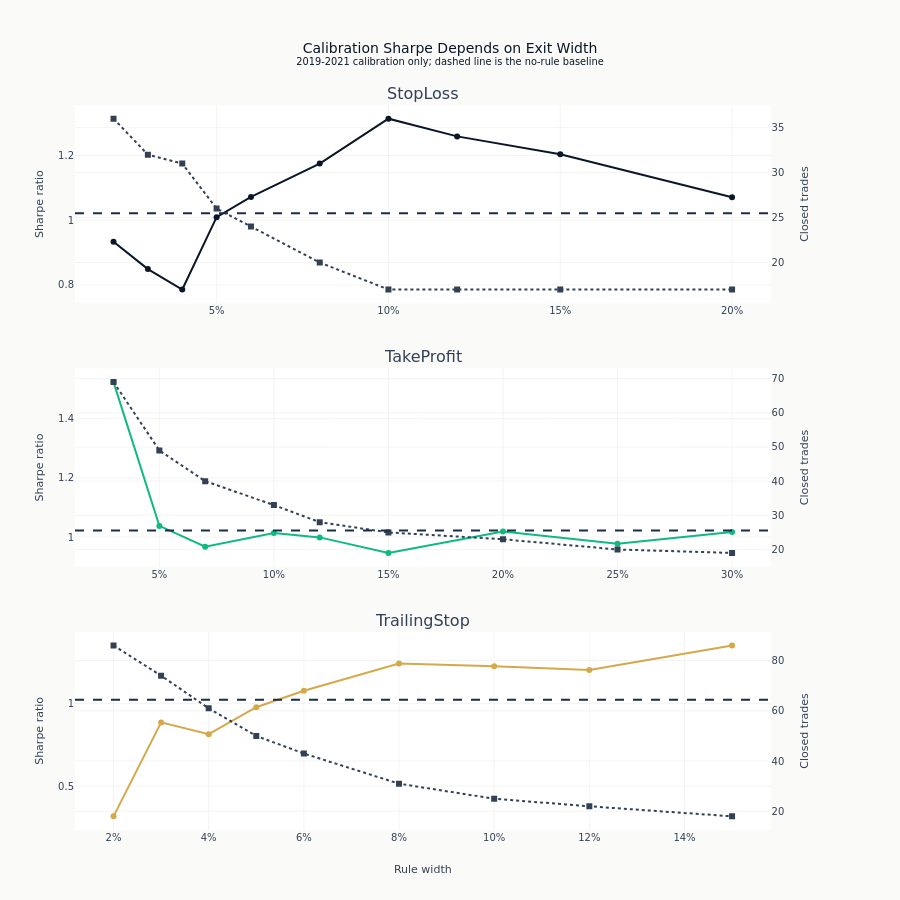

The code cell stored with this chart in its notebook:
### Code cell
fig = make_subplots(
    rows=3,
    cols=1,
    specs=[[{"secondary_y": True}] for _ in range(3)],
    subplot_titles=["StopLoss", "TakeProfit", "TrailingStop"],
    vertical_spacing=0.09,
)
for row, (sweep, name, color) in enumerate(
    [
        (sl_results, "StopLoss", COLORS["blue"]),
        (tp_results, "TakeProfit", COLORS["positive"]),
        (trail_results, "TrailingStop", COLORS["amber"]),
    ],
    start=1,
):
    add_sweep_panel(fig, row, sweep, name, color)
    fig.update_xaxes(
        title_text="Rule width" if row == 3 else None, tickformat=".0%", row=row, col=1
    )
    fig.update_yaxes(title_text="Sharpe ratio", secondary_y=False, row=row, col=1)
    fig.update_yaxes(title_text="Closed trades", secondary_y=True, row=row, col=1)
fig.update_layout(
    height=900,
    margin={"l": 75, "r": 85, "t": 105, "b": 70},
    title=(
        "Calibration Sharpe Depends on Exit Width"
        "<br><sup>2019-2021 calibration only; dashed line is the no-rule baseline</sup>"
    ),
    showlegend=False,
)
fig.show()

### Figure 1 — Plotly figure (JSON) as saved in the notebook; plotly's stock layout.template omitted (floating-point values rounded to 4 significant figures)
{"data": [{"line": {"color": "#0a1628"}, "mode": "lines+markers", "name": "StopLoss Sharpe", "type": "scatter", "x": [0.02, 0.03, 0.04, 0.05, 0.06, 0.08, 0.1, 0.12, 0.15, 0.2], "xaxis": "x", "y": [0.9333, 0.8486, 0.7854, 1.009, 1.072, 1.175, 1.314, 1.259, 1.204, 1.071], "yaxis": "y"}, {"line": {"color": "#334155", "dash": "dot"}, "marker": {"symbol": "square"}, "mode": "lines+markers", "name": "StopLoss closed trades", "type": "scatter", "x": [0.02, 0.03, 0.04, 0.05, 0.06, 0.08, 0.1, 0.12, 0.15, 0.2], "xaxis": "x", "y": [36, 32, 31, 26, 24, 20, 17, 17, 17, 17], "yaxis": "y2"}, {"line": {"color": "#10b981"}, "mode": "lines+markers", "name": "TakeProfit Sharpe", "type": "scatter", "x": [0.03, 0.05, 0.07, 0.1, 0.12, 0.15, 0.2, 0.25, 0.3], "xaxis": "x2", "y": [1.524, 1.038, 0.9671, 1.013, 0.9987, 0.9462, 1.018, 0.9769, 1.017], "yaxis": "y3"}, {"line": {"color": "#334155", "dash": "dot"}, "marker": {"symbol": "square"}, "mode": "lines+markers", "name": "TakeProfit closed trades", "type": "scatter", "x": [0.03, 0.05, 0.07, 0.1, 0.12, 0.15, 0.2, 0.25, 0.3], "xaxis": "x2", "y": [69, 49, 40, 33, 28, 25, 23, 20, 19], "yaxis": "y4"}, {"line": {"color": "#D4A84B"}, "mode": "lines+markers", "name": "TrailingStop Sharpe", "type": "scatter", "x": [0.02, 0.03, 0.04, 0.05, 0.06, 0.08, 0.1, 0.12, 0.15], "xaxis": "x3", "y": [0.3176, 0.8851, 0.814, 0.977, 1.077, 1.241, 1.225, 1.201, 1.35], "yaxis": "y5"}, {"line": {"color": "#334155", "dash": "dot"}, "marker": {"symbol": "square"}, "mode": "lines+markers", "name": "TrailingStop closed trades", "type": "scatter", "x": [0.02, 0.03, 0.04, 0.05, 0.06, 0.08, 0.1, 0.12, 0.15], "xaxis": "x3", "y": [86, 74, 61, 50, 43, 31, 25, 22, 18], "yaxis": "y6"}], "layout": {"annotations": [{"font": {"size": 16}, "showarrow": false, "text": "StopLoss", "x": 0.47, "xanchor": "center", "xref": "paper", "y": 1.0, "yanchor": "bottom", "yref": "paper"}, {"font": {"size": 16}, "showarrow": false, "text": "TakeProfit", "x": 0.47, "xanchor": "center", "xref": "paper", "y": 0.6367, "yanchor": "bottom", "yref": "paper"}, {"font": {"size": 16}, "showarrow": false, "text": "TrailingStop", "x": 0.47, "xanchor": "center", "xref": "paper", "y": 0.2733, "yanchor": "bottom", "yref": "paper"}], "height": 900, "margin": {"b": 70, "l": 75, "r": 85, "t": 105}, "shapes": [{"line": {"color": "#1a2d4a", "dash": "dash"}, "type": "line", "x0": 0, "x1": 1, "xref": "x domain", "y0": 1.022, "y1": 1.022, "yref": "y"}, {"line": {"color": "#1a2d4a", "dash": "dash"}, "type": "line", "x0": 0, "x1": 1, "xref": "x2 domain", "y0": 1.022, "y1": 1.022, "yref": "y3"}, {"line": {"color": "#1a2d4a", "dash": "dash"}, "type": "line", "x0": 0, "x1": 1, "xref": "x3 domain", "y0": 1.022, "y1": 1.022, "yref": "y5"}], "showlegend": false, "title": {"text": "Calibration Sharpe Depends on Exit Width<br><sup>2019-2021 calibration only; dashed line is the no-rule baseline</sup>"}, "xaxis": {"anchor": "y", "domain": [0.0, 0.94], "tickformat": ".0%"}, "xaxis2": {"anchor": "y3", "domain": [0.0, 0.94], "tickformat": ".0%"}, "xaxis3": {"anchor": "y5", "domain": [0.0, 0.94], "tickformat": ".0%", "title": {"text": "Rule width"}}, "yaxis": {"anchor": "x", "domain": [0.7267, 1.0], "title": {"text": "Sharpe ratio"}}, "yaxis2": {"anchor": "x", "overlaying": "y", "side": "right", "title": {"text": "Closed trades"}}, "yaxis3": {"anchor": "x2", "domain": [0.3633, 0.6367], "title": {"text": "Sharpe ratio"}}, "yaxis4": {"anchor": "x2", "overlaying": "y3", "side": "right", "title": {"text": "Closed trades"}}, "yaxis5": {"anchor": "x3", "domain": [0.0, 0.2733], "title": {"text": "Sharpe ratio"}}, "yaxis6": {"anchor": "x3", "overlaying": "y5", "side": "right", "title": {"text": "Closed trades"}}}}
